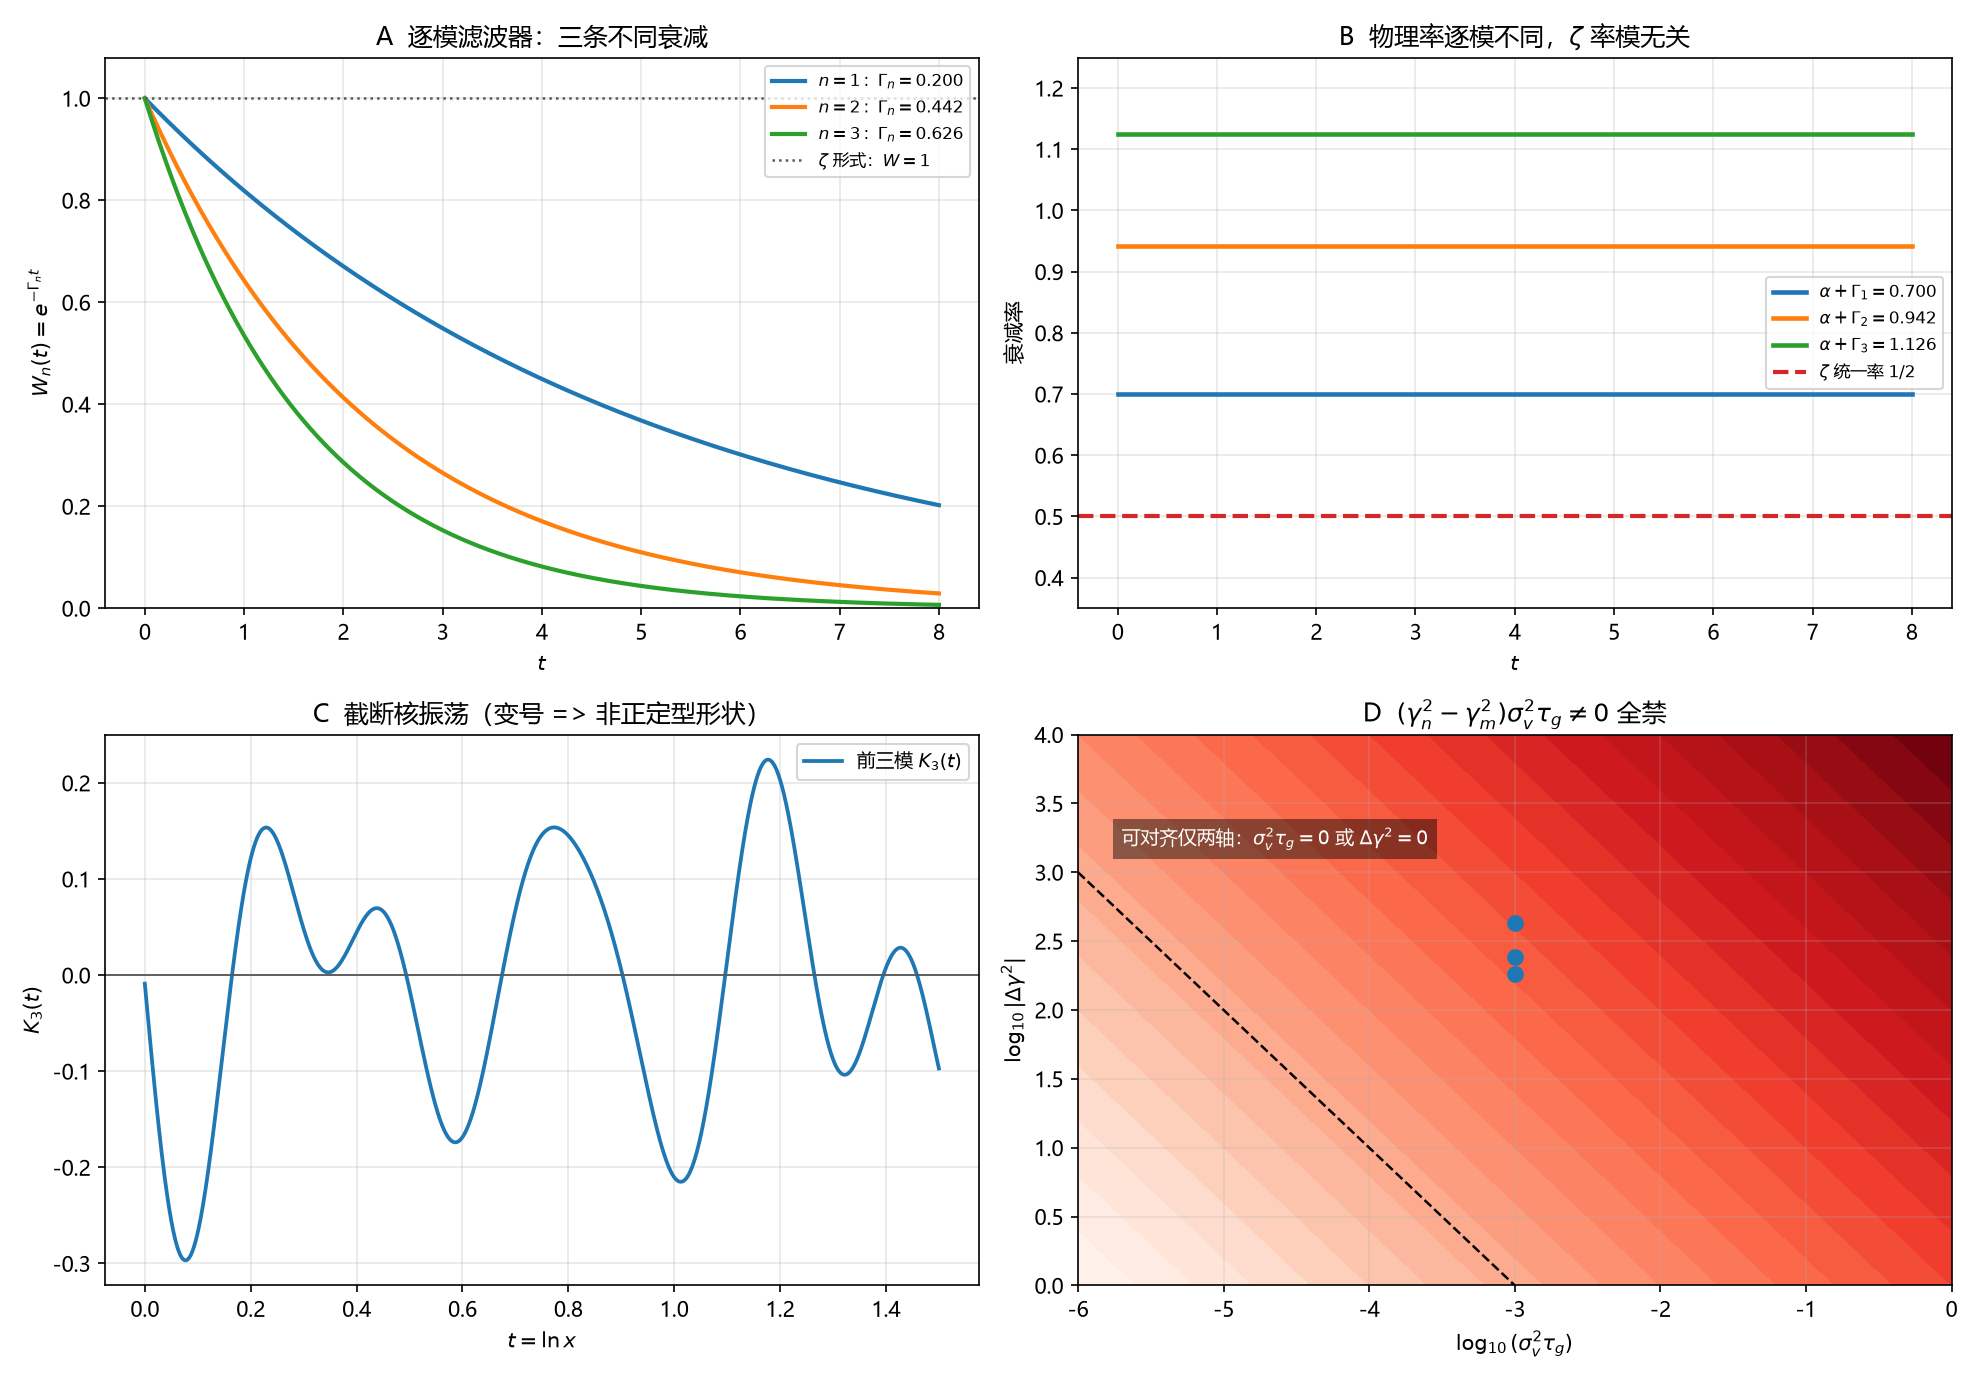

Here is the Python script that generated this plot:
# -*- coding: utf-8 -*-
"""
环 26／`临-8` 焊接 no-go 的数值核对。

1. 逐模滤波器 W_n(t)=exp(-Γ_n t)，Γ_n=γ_n² σ_v²τ_g；
2. 物理逐模率 α+Γ_n vs ζ 形式的统一率 1/2；
3. 截断实核 K_N(t)=-Σ[cos(γt)+2γ sin(γt)]/(1/4+γ²) 的振荡；
4. no-go 区域：(σ_v²τ_g, |Δγ²|) 平面只有两轴可对齐。

零点纵坐标取外部已引数值（文献基线 L14–L16 的数值来源页），
只作示意；定理只用 γ_n²≠γ_m²，不依赖具体数值。
"""

import csv
import os

import numpy as np
import matplotlib
matplotlib.use("Agg")
import matplotlib.pyplot as plt

plt.rcParams["font.sans-serif"] = ["Microsoft YaHei", "SimHei", "DejaVu Sans"]
plt.rcParams["axes.unicode_minus"] = False

HERE = os.path.dirname(os.path.abspath(__file__))
OUT_PNG = os.path.join(HERE, "环26_临8焊接no-go.png")
OUT_CSV = os.path.join(HERE, "环26_临8焊接no-go.csv")

# 前三个非平凡零点纵坐标（外部数值，仅示意）
GAMMAS = np.array([14.134725141, 21.022039639, 25.010857580])
SVTAU = 1.0e-3          # σ_v² τ_g 的示意值（>0 即可触发 no-go）
ALPHA = 0.5             # 取理想时钟率，仍因 Γ_n 不同而无法对齐


def real_mode_kernel(t, gam):
    """共轭零点对给的实时核贡献：-[cos(γt)+2γ sin(γt)]/(1/4+γ²)。"""
    t = np.asarray(t, dtype=float)
    return -(np.cos(gam * t) + 2.0 * gam * np.sin(gam * t)) / (0.25 + gam ** 2)


def main():
    rows = []
    gs = GAMMAS ** 2 * SVTAU
    print("零点 gamma_n   Gamma_n=gamma_n^2*svtg  物理率 alpha+Gamma_n")
    for g, G in zip(GAMMAS, gs):
        print(f"  {g:12.9f}   {G:10.6f}        {ALPHA + G:10.6f}")
        rows.append(("damping", g, float(G), ALPHA + float(G), 0.5))

    # ---- 截断实核在 t=0 的值（仅前三模；全零点按链约定为 -1）
    t0 = np.array([0.0])
    K3_0 = sum(real_mode_kernel(t0, g)[0] for g in GAMMAS)
    print(f"\n截断前三模 K_3(0) = {K3_0:.6f}（全零点和按链约定为 -1）")
    rows.append(("K3_zero", 0.0, K3_0, -1.0, np.nan))

    # ---- 两两 gamma^2 差
    print("\n两两 |Delta gamma^2|：")
    for i in range(len(GAMMAS)):
        for j in range(i + 1, len(GAMMAS)):
            d = abs(GAMMAS[i] ** 2 - GAMMAS[j] ** 2)
            print(f"  gamma{i+1}^2 - gamma{j+1}^2: {d:.4f}")
            rows.append((f"gamma_sq_diff_{i+1}_{j+1}", d, SVTAU * d, np.nan, np.nan))

    # ---- 保存 CSV
    with open(OUT_CSV, "w", newline="", encoding="utf-8-sig") as f:
        wr = csv.writer(f)
        wr.writerow(["kind", "x", "y", "y_ref", "extra"])
        wr.writerows(rows)

    # ---- 画图
    fig, ax = plt.subplots(2, 2, figsize=(13.2, 9.2))

    # A 滤波器
    tt = np.linspace(0, 8, 600)
    for i, (g, G) in enumerate(zip(GAMMAS, gs)):
        ax[0, 0].plot(tt, np.exp(-G * tt), lw=2.0,
                      label=rf"$n={i+1}:\ \Gamma_n={G:.3f}$")
    ax[0, 0].axhline(1.0, color="0.35", ls=":", lw=1.2, label=r"$\zeta$ 形式：$W=1$")
    ax[0, 0].set_xlabel(r"$t$")
    ax[0, 0].set_ylabel(r"$W_n(t)=e^{-\Gamma_n t}$")
    ax[0, 0].set_title("A  逐模滤波器：三条不同衰减")
    ax[0, 0].set_ylim(0.0, 1.08)
    ax[0, 0].legend(fontsize=8, loc="upper right")
    ax[0, 0].grid(alpha=0.3)

    # B 逐模率
    tt2 = np.linspace(0, 8, 200)
    for i, (g, G) in enumerate(zip(GAMMAS, gs)):
        ax[0, 1].plot(tt2, np.full_like(tt2, ALPHA + G), lw=2.2,
                      label=rf"$\alpha+\Gamma_{i+1}={ALPHA+G:.3f}$")
    ax[0, 1].axhline(0.5, color="tab:red", ls="--", lw=2.0,
                     label=r"$\zeta$ 统一率 $1/2$")
    ax[0, 1].set_xlabel(r"$t$")
    ax[0, 1].set_ylabel("衰减率")
    ax[0, 1].set_title(r"B  物理率逐模不同，$\zeta$ 率模无关")
    ax[0, 1].set_ylim(0.35, 1.25)
    ax[0, 1].legend(fontsize=8, loc="center right")
    ax[0, 1].grid(alpha=0.3)

    # C 截断实核
    tc = np.linspace(0, 1.5, 3000)
    K3 = sum(real_mode_kernel(tc, g) for g in GAMMAS)
    ax[1, 0].plot(tc, K3, lw=1.8, color="tab:blue", label=r"前三模 $K_3(t)$")
    ax[1, 0].axhline(0.0, color="0.35", lw=0.9)
    ax[1, 0].set_xlabel(r"$t=\ln x$")
    ax[1, 0].set_ylabel(r"$K_3(t)$")
    ax[1, 0].set_title(r"C  截断核振荡（变号 => 非正定型形状）")
    ax[1, 0].legend(fontsize=9)
    ax[1, 0].grid(alpha=0.3)

    # D no-go 区域
    svals = np.logspace(-6, 0, 400)
    dvals = np.logspace(0, 4, 400)
    S, D = np.meshgrid(svals, dvals)
    prod = S * D
    ax[1, 1].contourf(np.log10(S), np.log10(D), np.log10(prod), levels=30, cmap="Reds")
    ax[1, 1].contour(np.log10(S), np.log10(D), np.log10(prod),
                     levels=[np.log10(1e-3)], colors="black", linewidths=1.2)
    for i in range(len(GAMMAS)):
        for j in range(i + 1, len(GAMMAS)):
            d = abs(GAMMAS[i] ** 2 - GAMMAS[j] ** 2)
            ax[1, 1].plot(np.log10(SVTAU), np.log10(d), "o", color="tab:blue", ms=7)
    ax[1, 1].text(-5.7, 3.2, r"可对齐仅两轴：$\sigma_v^2\tau_g=0$ 或 $\Delta\gamma^2=0$",
                  fontsize=9, color="white",
                  bbox=dict(facecolor="black", alpha=0.45, edgecolor="none"))
    ax[1, 1].set_xlabel(r"$\log_{10}(\sigma_v^2\tau_g)$")
    ax[1, 1].set_ylabel(r"$\log_{10}|\Delta\gamma^2|$")
    ax[1, 1].set_title(r"D  $(\gamma_n^2-\gamma_m^2)\sigma_v^2\tau_g\ne0$ 全禁")
    ax[1, 1].grid(alpha=0.25)

    fig.tight_layout()
    fig.savefig(OUT_PNG, dpi=150)
    plt.close(fig)
    print("\nsaved:", OUT_PNG)
    print("saved:", OUT_CSV)


if __name__ == "__main__":
    main()
